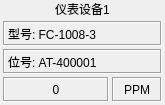
<?xml version="1.0" encoding="UTF-8"?>
<ui version="4.0">
 <class>frmDeviceNode</class>
 <widget class="QWidget" name="frmDeviceNode">
  <property name="geometry">
   <rect>
    <x>0</x>
    <y>0</y>
    <width>165</width>
    <height>105</height>
   </rect>
  </property>
  <property name="windowTitle">
   <string>Form</string>
  </property>
  <layout class="QVBoxLayout" name="verticalLayout_2">
   <property name="spacing">
    <number>0</number>
   </property>
   <property name="leftMargin">
    <number>0</number>
   </property>
   <property name="topMargin">
    <number>0</number>
   </property>
   <property name="rightMargin">
    <number>0</number>
   </property>
   <property name="bottomMargin">
    <number>0</number>
   </property>
   <item>
    <widget class="QFrame" name="gboxDeviceTitle">
     <layout class="QVBoxLayout" name="verticalLayout">
      <property name="leftMargin">
       <number>0</number>
      </property>
      <property name="topMargin">
       <number>0</number>
      </property>
      <property name="rightMargin">
       <number>0</number>
      </property>
      <property name="bottomMargin">
       <number>0</number>
      </property>
      <item>
       <widget class="QLabel" name="labNodeName">
        <property name="text">
         <string>仪表设备1</string>
        </property>
        <property name="scaledContents">
         <bool>false</bool>
        </property>
        <property name="alignment">
         <set>Qt::AlignCenter</set>
        </property>
       </widget>
      </item>
     </layout>
    </widget>
   </item>
   <item>
    <widget class="QFrame" name="gboxDevicePanel">
     <property name="sizePolicy">
      <sizepolicy hsizetype="Preferred" vsizetype="Expanding">
       <horstretch>0</horstretch>
       <verstretch>0</verstretch>
      </sizepolicy>
     </property>
     <layout class="QGridLayout" name="gridLayout">
      <property name="leftMargin">
       <number>3</number>
      </property>
      <property name="topMargin">
       <number>3</number>
      </property>
      <property name="rightMargin">
       <number>3</number>
      </property>
      <property name="bottomMargin">
       <number>3</number>
      </property>
      <property name="spacing">
       <number>3</number>
      </property>
      <item row="2" column="0">
       <widget class="QLabel" name="labValue">
        <property name="sizePolicy">
         <sizepolicy hsizetype="Preferred" vsizetype="Preferred">
          <horstretch>1</horstretch>
          <verstretch>0</verstretch>
         </sizepolicy>
        </property>
        <property name="frameShape">
         <enum>QFrame::Box</enum>
        </property>
        <property name="frameShadow">
         <enum>QFrame::Sunken</enum>
        </property>
        <property name="text">
         <string>0</string>
        </property>
        <property name="alignment">
         <set>Qt::AlignCenter</set>
        </property>
       </widget>
      </item>
      <item row="2" column="1">
       <widget class="QLabel" name="labNodeSign">
        <property name="minimumSize">
         <size>
          <width>50</width>
          <height>0</height>
         </size>
        </property>
        <property name="frameShape">
         <enum>QFrame::Box</enum>
        </property>
        <property name="frameShadow">
         <enum>QFrame::Sunken</enum>
        </property>
        <property name="text">
         <string>PPM</string>
        </property>
        <property name="alignment">
         <set>Qt::AlignCenter</set>
        </property>
       </widget>
      </item>
      <item row="1" column="0" colspan="2">
       <widget class="QLabel" name="labPositionID">
        <property name="sizePolicy">
         <sizepolicy hsizetype="Preferred" vsizetype="Preferred">
          <horstretch>0</horstretch>
          <verstretch>0</verstretch>
         </sizepolicy>
        </property>
        <property name="frameShape">
         <enum>QFrame::Box</enum>
        </property>
        <property name="frameShadow">
         <enum>QFrame::Sunken</enum>
        </property>
        <property name="text">
         <string>位号: AT-400001</string>
        </property>
        <property name="scaledContents">
         <bool>false</bool>
        </property>
       </widget>
      </item>
      <item row="0" column="0" colspan="2">
       <widget class="QLabel" name="labNodeType">
        <property name="frameShape">
         <enum>QFrame::Box</enum>
        </property>
        <property name="frameShadow">
         <enum>QFrame::Sunken</enum>
        </property>
        <property name="text">
         <string>型号: FC-1008-3</string>
        </property>
        <property name="scaledContents">
         <bool>false</bool>
        </property>
       </widget>
      </item>
     </layout>
    </widget>
   </item>
  </layout>
 </widget>
 <resources/>
 <connections/>
</ui>
